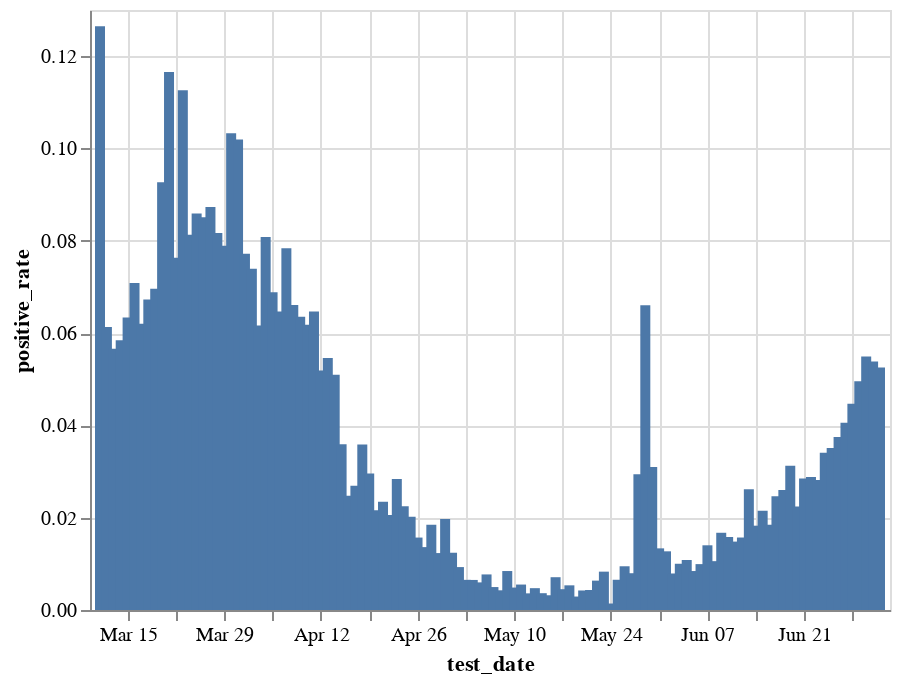

Write notebook code for a chart like this one.
### Code cell
pr = (bdi[(bdi.test_date>'2020') & (bdi.test_date<'2021')&(bdi.corona_result.isin(['positive', 'negative'])) & (bdi.is_first_Test=='Yes')]
 .groupby(['test_date', 'corona_result']).size().unstack()
 .assign(positive_rate=lambda x: x.positive/(x.positive+x.negative)))

alt.Chart(pr.reset_index()).mark_bar().encode(
    x='test_date',
    y='positive_rate',
    tooltip=['test_date', 'positive_rate']
).interactive()

### Figure 1 — Vega-Lite specification as saved in the notebook (floating-point values rounded to 4 significant figures)
{"config": {"view": {"continuousWidth": 400, "continuousHeight": 300}}, "data": {"name": "data-35105ae2faa7345f87597afe2aa2b62a"}, "mark": "bar", "encoding": {"tooltip": [{"type": "temporal", "field": "test_date"}, {"type": "quantitative", "field": "positive_rate"}], "x": {"type": "temporal", "field": "test_date"}, "y": {"type": "quantitative", "field": "positive_rate"}}, "selection": {"selector008": {"type": "interval", "bind": "scales", "encodings": ["x", "y"]}}, "$schema": "https://vega.github.io/schema/vega-lite/v4.8.1.json", "datasets": {"data-35105ae2faa7345f87597afe2aa2b62a": [{"test_date": "2020-03-11T00:00:00", "negative": 297, "positive": 43, "positive_rate": 0.1265}, {"test_date": "2020-03-12T00:00:00", "negative": 658, "positive": 43, "positive_rate": 0.06134}, {"test_date": "2020-03-13T00:00:00", "negative": 650, "positive": 39, "positive_rate": 0.0566}, {"test_date": "2020-03-14T00:00:00", "negative": 628, "positive": 39, "positive_rate": 0.05847}, {"test_date": "2020-03-15T00:00:00", "negative": 946, "positive": 64, "positive_rate": 0.06337}, {"test_date": "2020-03-16T00:00:00", "negative": 1298, "positive": 99, "positive_rate": 0.07087}, {"test_date": "2020-03-17T00:00:00", "negative": 1482, "positive": 98, "positive_rate": 0.06203}, {"test_date": "2020-03-18T00:00:00", "negative": 1885, "positive": 136, "positive_rate": 0.06729}, {"test_date": "2020-03-19T00:00:00", "negative": 2166, "positive": 162, "positive_rate": 0.06959}, {"test_date": "2020-03-20T00:00:00", "negative": 1703, "positive": 174, "positive_rate": 0.0927}, {"test_date": "2020-03-21T00:00:00", "negative": 1516, "positive": 200, "positive_rate": 0.1166}, {"test_date": "2020-03-22T00:00:00", "negative": 3328, "positive": 275, "positive_rate": 0.07633}, {"test_date": "2020-03-23T00:00:00", "negative": 3128, "positive": 397, "positive_rate": 0.1126}, {"test_date": "2020-03-24T00:00:00", "negative": 4440, "positive": 393, "positive_rate": 0.08132}, {"test_date": "2020-03-25T00:00:00", "negative": 5044, "positive": 474, "positive_rate": 0.0859}, {"test_date": "2020-03-26T00:00:00", "negative": 5987, "positive": 557, "positive_rate": 0.08512}, {"test_date": "2020-03-27T00:00:00", "negative": 5383, "positive": 515, "positive_rate": 0.08732}, {"test_date": "2020-03-28T00:00:00", "negative": 5059, "positive": 450, "positive_rate": 0.08168}, {"test_date": "2020-03-29T00:00:00", "negative": 5125, "positive": 439, "positive_rate": 0.0789}, {"test_date": "2020-03-30T00:00:00", "negative": 5294, "positive": 610, "positive_rate": 0.1033}, {"test_date": "2020-03-31T00:00:00", "negative": 6440, "positive": 731, "positive_rate": 0.1019}, {"test_date": "2020-04-01T00:00:00", "negative": 8334, "positive": 697, "positive_rate": 0.07718}, {"test_date": "2020-04-02T00:00:00", "negative": 7789, "positive": 622, "positive_rate": 0.07395}, {"test_date": "2020-04-03T00:00:00", "negative": 7828, "positive": 514, "positive_rate": 0.06162}, {"test_date": "2020-04-04T00:00:00", "negative": 5140, "positive": 452, "positive_rate": 0.08083}, {"test_date": "2020-04-05T00:00:00", "negative": 7140, "positive": 528, "positive_rate": 0.06886}, {"test_date": "2020-04-06T00:00:00", "negative": 5380, "positive": 372, "positive_rate": 0.06467}, {"test_date": "2020-04-07T00:00:00", "negative": 5525, "positive": 470, "positive_rate": 0.0784}, {"test_date": "2020-04-08T00:00:00", "negative": 3972, "positive": 281, "positive_rate": 0.06607}, {"test_date": "2020-04-09T00:00:00", "negative": 4571, "positive": 310, "positive_rate": 0.06351}, {"test_date": "2020-04-10T00:00:00", "negative": 5402, "positive": 356, "positive_rate": 0.06183}, {"test_date": "2020-04-11T00:00:00", "negative": 4425, "positive": 306, "positive_rate": 0.06468}, {"test_date": "2020-04-12T00:00:00", "negative": 5884, "positive": 322, "positive_rate": 0.05189}, {"test_date": "2020-04-13T00:00:00", "negative": 7702, "positive": 445, "positive_rate": 0.05462}, {"test_date": "2020-04-14T00:00:00", "negative": 6423, "positive": 345, "positive_rate": 0.05098}, {"test_date": "2020-04-15T00:00:00", "negative": 7090, "positive": 264, "positive_rate": 0.0359}, {"test_date": "2020-04-16T00:00:00", "negative": 9248, "positive": 235, "positive_rate": 0.02478}, {"test_date": "2020-04-17T00:00:00", "negative": 7550, "positive": 209, "positive_rate": 0.02694}, {"test_date": "2020-04-18T00:00:00", "negative": 6262, "positive": 233, "positive_rate": 0.03587}, {"test_date": "2020-04-19T00:00:00", "negative": 10017, "positive": 305, "positive_rate": 0.02955}, {"test_date": "2020-04-20T00:00:00", "negative": 11286, "positive": 249, "positive_rate": 0.02159}, {"test_date": "2020-04-21T00:00:00", "negative": 9319, "positive": 224, "positive_rate": 0.02347}, {"test_date": "2020-04-22T00:00:00", "negative": 9143, "positive": 192, "positive_rate": 0.02057}, {"test_date": "2020-04-23T00:00:00", "negative": 8252, "positive": 241, "positive_rate": 0.02838}, {"test_date": "2020-04-24T00:00:00", "negative": 6647, "positive": 153, "positive_rate": 0.0225}, {"test_date": "2020-04-25T00:00:00", "negative": 4126, "positive": 85, "positive_rate": 0.02019}, {"test_date": "2020-04-26T00:00:00", "negative": 6836, "positive": 109, "positive_rate": 0.01569}, {"test_date": "2020-04-27T00:00:00", "negative": 6950, "positive": 96, "positive_rate": 0.01362}, {"test_date": "2020-04-28T00:00:00", "negative": 5950, "positive": 112, "positive_rate": 0.01848}, {"test_date": "2020-04-29T00:00:00", "negative": 4804, "positive": 60, "positive_rate": 0.01234}, {"test_date": "2020-04-30T00:00:00", "negative": 8657, "positive": 174, "positive_rate": 0.0197}, {"test_date": "2020-05-01T00:00:00", "negative": 7084, "positive": 89, "positive_rate": 0.01241}, {"test_date": "2020-05-02T00:00:00", "negative": 2131, "positive": 20, "positive_rate": 0.009298}, {"test_date": "2020-05-03T00:00:00", "negative": 5932, "positive": 39, "positive_rate": 0.006532}, {"test_date": "2020-05-04T00:00:00", "negative": 5493, "positive": 36, "positive_rate": 0.006511}, {"test_date": "2020-05-05T00:00:00", "negative": 6314, "positive": 38, "positive_rate": 0.005982}, {"test_date": "2020-05-06T00:00:00", "negative": 6437, "positive": 50, "positive_rate": 0.007708}, {"test_date": "2020-05-07T00:00:00", "negative": 7006, "positive": 35, "positive_rate": 0.004971}, {"test_date": "2020-05-08T00:00:00", "negative": 4199, "positive": 18, "positive_rate": 0.004268}, {"test_date": "2020-05-09T00:00:00", "negative": 1057, "positive": 9, "positive_rate": 0.008443}, {"test_date": "2020-05-10T00:00:00", "negative": 4501, "positive": 22, "positive_rate": 0.004864}, {"test_date": "2020-05-11T00:00:00", "negative": 5591, "positive": 31, "positive_rate": 0.005514}, {"test_date": "2020-05-12T00:00:00", "negative": 5250, "positive": 19, "positive_rate": 0.003606}, {"test_date": "2020-05-13T00:00:00", "negative": 5050, "positive": 24, "positive_rate": 0.00473}, {"test_date": "2020-05-14T00:00:00", "negative": 4379, "positive": 16, "positive_rate": 0.003641}, {"test_date": "2020-05-15T00:00:00", "negative": 2183, "positive": 7, "positive_rate": 0.003196}, {"test_date": "2020-05-16T00:00:00", "negative": 559, "positive": 4, "positive_rate": 0.007105}, {"test_date": "2020-05-17T00:00:00", "negative": 3313, "positive": 15, "positive_rate": 0.004507}, {"test_date": "2020-05-18T00:00:00", "negative": 4281, "positive": 23, "positive_rate": 0.005344}, {"test_date": "2020-05-19T00:00:00", "negative": 4104, "positive": 12, "positive_rate": 0.002915}, {"test_date": "2020-05-20T00:00:00", "negative": 3768, "positive": 16, "positive_rate": 0.004228}, {"test_date": "2020-05-21T00:00:00", "negative": 4133, "positive": 18, "positive_rate": 0.004336}, {"test_date": "2020-05-22T00:00:00", "negative": 2654, "positive": 17, "positive_rate": 0.006365}, {"test_date": "2020-05-23T00:00:00", "negative": 358, "positive": 3, "positive_rate": 0.00831}, {"test_date": "2020-05-24T00:00:00", "negative": 2841, "positive": 4, "positive_rate": 0.001406}, {"test_date": "2020-05-25T00:00:00", "negative": 4246, "positive": 28, "positive_rate": 0.006551}, {"test_date": "2020-05-26T00:00:00", "negative": 3659, "positive": 35, "positive_rate": 0.009475}, {"test_date": "2020-05-27T00:00:00", "negative": 4233, "positive": 34, "positive_rate": 0.007968}, {"test_date": "2020-05-28T00:00:00", "negative": 3364, "positive": 102, "positive_rate": 0.02943}, {"test_date": "2020-05-29T00:00:00", "negative": 1089, "positive": 77, "positive_rate": 0.06604}, {"test_date": "2020-05-30T00:00:00", "negative": 1500, "positive": 48, "positive_rate": 0.03101}, {"test_date": "2020-05-31T00:00:00", "negative": 5319, "positive": 72, "positive_rate": 0.01336}, {"test_date": "2020-06-01T00:00:00", "negative": 9163, "positive": 118, "positive_rate": 0.01271}, {"test_date": "2020-06-02T00:00:00", "negative": 12665, "positive": 101, "positive_rate": 0.007912}, {"test_date": "2020-06-03T00:00:00", "negative": 12744, "positive": 129, "positive_rate": 0.01002}, {"test_date": "2020-06-04T00:00:00", "negative": 14156, "positive": 155, "positive_rate": 0.01083}, {"test_date": "2020-06-05T00:00:00", "negative": 9630, "positive": 82, "positive_rate": 0.008443}, {"test_date": "2020-06-06T00:00:00", "negative": 6374, "positive": 64, "positive_rate": 0.009941}, {"test_date": "2020-06-07T00:00:00", "negative": 10620, "positive": 151, "positive_rate": 0.01402}, {"test_date": "2020-06-08T00:00:00", "negative": 11594, "positive": 124, "positive_rate": 0.01058}, {"test_date": "2020-06-09T00:00:00", "negative": 13279, "positive": 226, "positive_rate": 0.01673}, {"test_date": "2020-06-10T00:00:00", "negative": 12885, "positive": 207, "positive_rate": 0.01581}, {"test_date": "2020-06-11T00:00:00", "negative": 12165, "positive": 183, "positive_rate": 0.01482}, {"test_date": "2020-06-12T00:00:00", "negative": 6142, "positive": 98, "positive_rate": 0.01571}, {"test_date": "2020-06-13T00:00:00", "negative": 2086, "positive": 56, "positive_rate": 0.02614}, {"test_date": "2020-06-14T00:00:00", "negative": 9243, "positive": 172, "positive_rate": 0.01827}, {"test_date": "2020-06-15T00:00:00", "negative": 12143, "positive": 267, "positive_rate": 0.02151}, {"test_date": "2020-06-16T00:00:00", "negative": 11165, "positive": 210, "positive_rate": 0.01846}, {"test_date": "2020-06-17T00:00:00", "negative": 10450, "positive": 264, "positive_rate": 0.02464}, {"test_date": "2020-06-18T00:00:00", "negative": 10199, "positive": 272, "positive_rate": 0.02598}, {"test_date": "2020-06-19T00:00:00", "negative": 6969, "positive": 225, "positive_rate": 0.03128}, {"test_date": "2020-06-20T00:00:00", "negative": 2485, "positive": 57, "positive_rate": 0.02242}, {"test_date": "2020-06-21T00:00:00", "negative": 9512, "positive": 279, "positive_rate": 0.0285}, {"test_date": "2020-06-22T00:00:00", "negative": 11827, "positive": 351, "positive_rate": 0.02882}, {"test_date": "2020-06-23T00:00:00", "negative": 13627, "positive": 395, "positive_rate": 0.02817}, {"test_date": "2020-06-24T00:00:00", "negative": 12420, "positive": 438, "positive_rate": 0.03406}, {"test_date": "2020-06-25T00:00:00", "negative": 13469, "positive": 490, "positive_rate": 0.0351}, {"test_date": "2020-06-26T00:00:00", "negative": 8374, "positive": 326, "positive_rate": 0.03747}, {"test_date": "2020-06-27T00:00:00", "negative": 3359, "positive": 142, "positive_rate": 0.04056}, {"test_date": "2020-06-28T00:00:00", "negative": 12103, "positive": 566, "positive_rate": 0.04468}, {"test_date": "2020-06-29T00:00:00", "negative": 15254, "positive": 795, "positive_rate": 0.04954}, {"test_date": "2020-06-30T00:00:00", "negative": 15462, "positive": 899, "positive_rate": 0.05495}, {"test_date": "2020-07-01T00:00:00", "negative": 13054, "positive": 743, "positive_rate": 0.05385}, {"test_date": "2020-07-02T00:00:00", "negative": 5175, "positive": 287, "positive_rate": 0.05254}]}}
